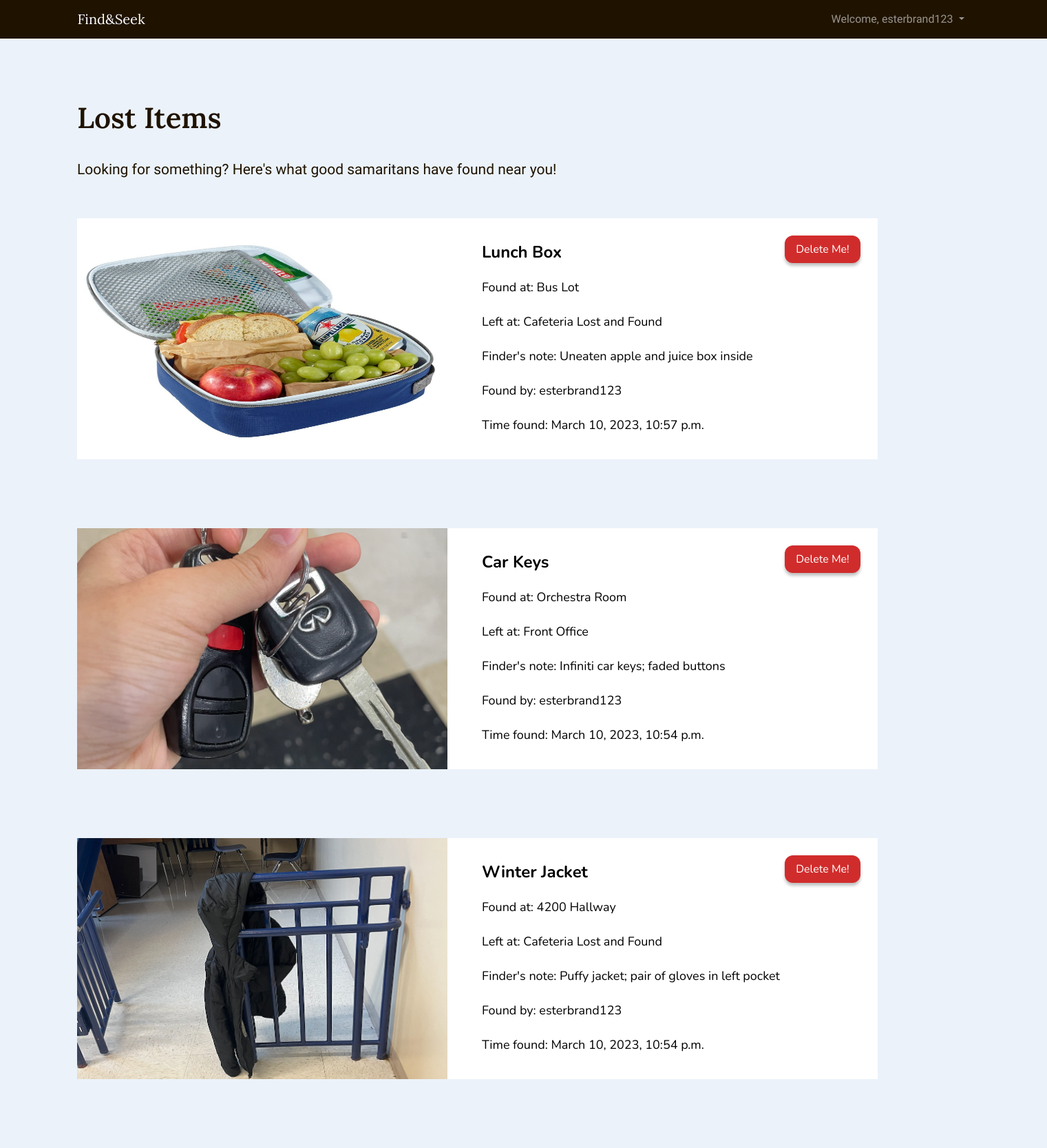
Before: / (signed in, upper part) with the older database file.
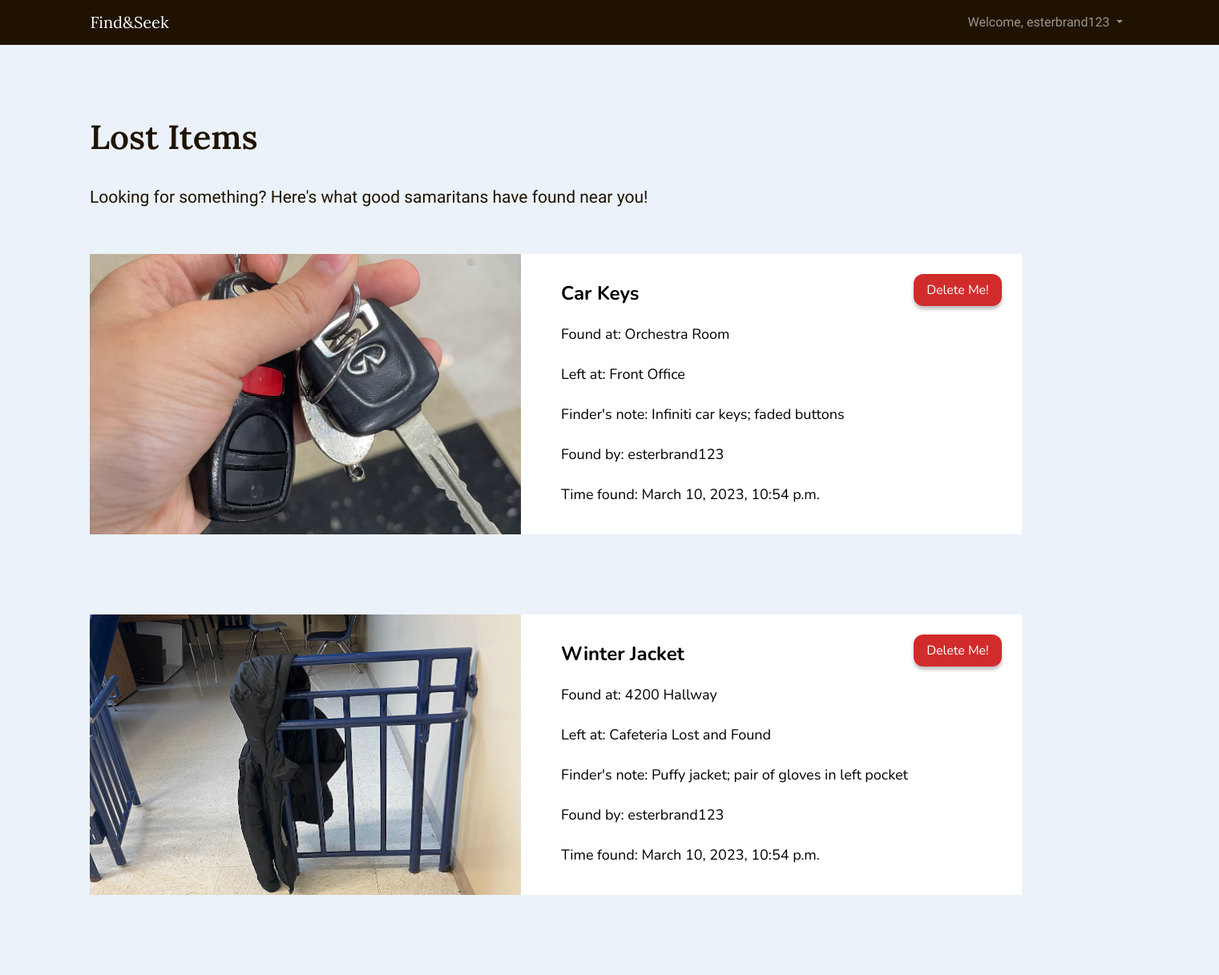
After: the same page with the newer database file.
### main/models.py (models this page shows)
class Item(models.Model):
    item_id = models.AutoField(primary_key=True)
    item_name = models.CharField(max_length=100)
    curr_user = models.ForeignKey(User, on_delete=models.CASCADE, related_name='curr_item')
    time_found = models.DateTimeField(auto_now_add=True)
    where_found = models.CharField(max_length=100)
    where_left = models.CharField(max_length=100)
    description = models.TextField(max_length=1000)
    image = models.ImageField(upload_to='items/')
    claim_user = models.ForeignKey(User, on_delete=models.CASCADE, related_name='claim', null=True, blank=True)
    time_claimed = models.DateTimeField(null=True, blank=True)
    status = models.CharField(max_length=50)

### main/views.py (the view, shortened to what this page needs)
# urls.py: path('', views.item_list, name='item_list'),
@login_required(login_url='/login/')
def item_list(request):
    items = Item.objects.filter(status="Claimed") | Item.objects.filter(status="Unclaimed")
    for item in Item.objects.filter(status="Claimed"):
        duration = timezone.now() - item.time_claimed
        duration_in_s = duration.total_seconds()
        if duration_in_s > 30:
            item.status = "Verified"
            item.save()
    user = request.user
    context = {
        'items': items,
        'user': user
    }
    return render(request, 'main/item_list.html', context)

### main/templates/main/item_list.html (shortened to what this page needs)
{% extends "base.html" %}
{% block content %}
<h1 id="page-title">
    Lost Items
</h1>
<p id= "page-subhead">
    Looking for something? Here's what good samaritans have found near you!
</p>
{% for item in items reversed %}
<div id="item">
    <div id="item-card">
            <h1 id="item-head">
                {{ item.item_name }}
            </h1>
            {% if item.status == 'Unclaimed' and item.curr_user == user %}
                <form action="" method="POST" style="display:inline">
                <button type="submit" id="item-delete-button" name="item-id" value="{{ item.item_id }}">
                    Delete Me!
                </button>
                </form>
            {% endif %}
            <p class="item-sect">
                Found at: {{ item.where_found }}
            </p>
            <p class="item-sect">
                Left at: {{ item.where_left }}
            </p>
            <p class="item-sect">
                Finder's note: {{ item.description }}
            </p>
            <p class="item-sect">
                Found by: {{ item.curr_user }}
            </p>
            <p class="item-sect">
                Time found: {{ item.time_found }}
            </p>
    </div>
    <div id="item-image">
        <img src="{{ item.image.url }}">
    </div>
</div>
{% empty %}
<p id= "page-subhead">
  No lost items available.
</p>
{% endfor %}
{% endblock %}

### templates/base.html (shortened to what this page needs)
{% load static %}
<!DOCTYPE html>
<html lang="en">
  <head>
    <link rel="stylesheet" href="https://cdn.jsdelivr.net/npm/bootstrap-icons@1.3.0/font/bootstrap-icons.css" />
    <link href="https://cdn.jsdelivr.net/npm/bootstrap@5.0.2/dist/css/bootstrap.min.css" rel="stylesheet">
    <link rel="stylesheet" href="{% static 'css/style.css' %}">
  </head>
  <body>
    <nav class="navbar navbar-expand-lg navbar-dark fixed-top" style="background-color:#1F1300;">
      <div class="container">
        <a class="navbar-brand" href="{% url 'item_list' %}">Find&amp;Seek</a>
        <div class="collapse navbar-collapse" id="navmenu">
          <ul class="navbar-nav ms-auto">
            {% if user.is_authenticated %}
              <li class="nav-item dropdown">
                <a class="nav-link dropdown-toggle" role="button" id="navbarDropdown" data-bs-toggle="dropdown">
                  Welcome, {{ user.username }}
                </a>
              </li>
            {% endif %}
          </ul>
        </div>
      </div>
    </nav>
    {% block content %}
    {% endblock %}
  </body>
</html>

### static/css/style.css (style rules this page uses)
body::before { display: block; content: ''; height: 60px }

### templates/base.html (style rules this page uses)
body { background: #EBF2FA }
#page-title { padding-left: 112px; padding-top: 75px; font-family: 'Lora'; font-style: normal; font-size: 42px; line-height: 72px; font-weight: 600; color: #1F1300; display: block; }
#page-subhead { padding-right: 224px; padding-left: 112px; padding-top: 12px; padding-bottom: 36px; width: 1500px; font-family: 'Nunito Sans', sans-serif; font-style: normal; font-weight: 400; font-size: 21px; line-height: 38px; color: #1F1300; display: block; }
#item { width: 1511px; }
#item-card { width: 625px; height: 350px; margin-right: 236px; background: #FFFFFF; font-family: 'Nunito', sans-serif; display: block; float: right; }
#item-head { font-size: 24px; line-height: 49px; font-weight: bolder; display: inline-block; color: #000000; padding-left: 50px; padding-top: 25px; padding-bottom: 2px; }
.item-sect { font-size: 18px; line-height: 33px; padding-bottom: 1px; color: #000000; padding-left: 50px; padding-right: 100px; }
#item-delete-button { width: 110px; height: 40px; background: #d12c2c; box-shadow: 0px 4px 4px rgba(0, 0, 0, 0.25); border-radius: 12px; border-width: 0px; float: right; color: white; font-family: 'Nunito', sans-serif; margin-top: 25px; margin-right: 25px; transition: background .2s ease-in-out; }
#item-image img { display: block; width: 650px; height: 450px; padding-left: 112px; padding-bottom: 100px; }
.navbar-brand { font-family: 'Lora'; }
#navmenu { font-family: 'Nunito Sans', sans-serif; }

Changed rows visible on the page:
removed Item: item_name "Lunch Box", {{ item.item_id }} 4 (drawn), where_found "Bus Lot", where_left "Cafeteria Lost and Found", description "Uneaten apple and juice box inside", curr_user "esterbrand123", time_found "March 10, 2023, 10:57 p.m.", image (picture)
